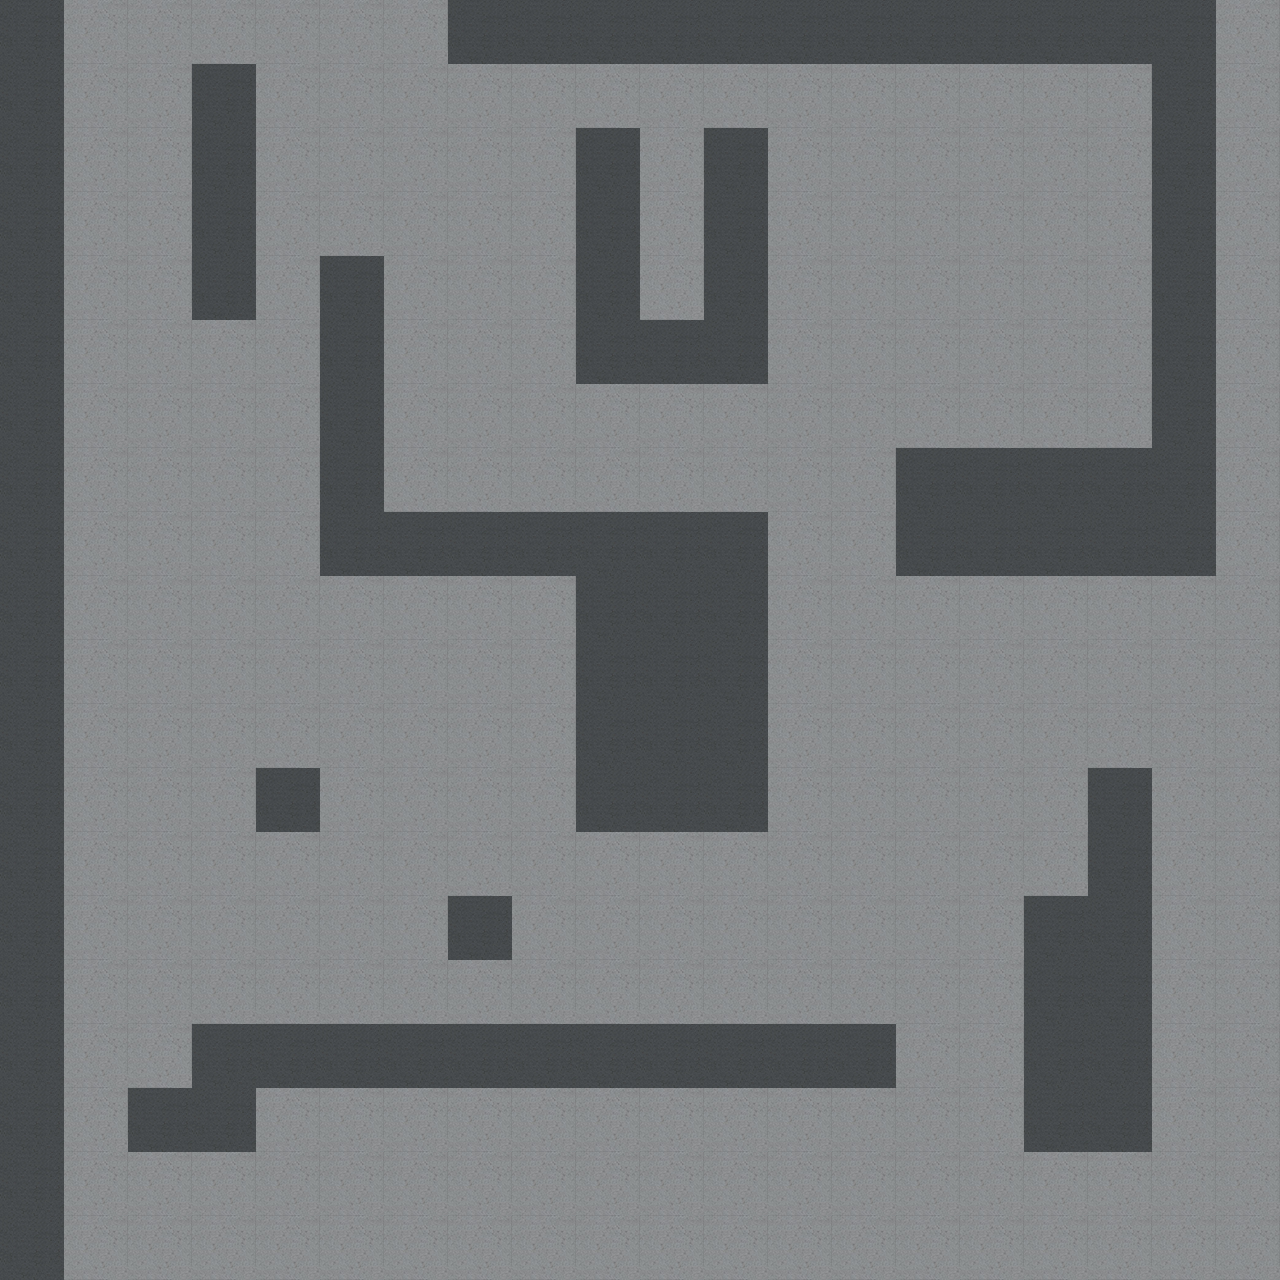

Tiled map render using the project's own tile images. Description and the map definition, with tile-layer contents summarised, below:
An orthogonal 20x20 tile map with 64x64 px tiles, 2 tile layers (ground, collision).

<map version="1.0" orientation="orthogonal" renderorder="right-down" width="20" height="20" tilewidth="64" tileheight="64" nextobjectid="1">
 <tileset firstgid="1" name="tiles" tilewidth="64" tileheight="64" tilecount="16" columns="4">
  <image source="../tiles.png" width="256" height="256" />
 </tileset>
 <layer name="ground" width="20" height="20">
  <data>[400 cells, 400 non-empty, 1 distinct tile ids]</data>
 </layer>
 <layer name="collision" width="20" height="20">
  <data>[400 cells, 109 non-empty, 1 distinct tile ids]</data>
 </layer>
</map>